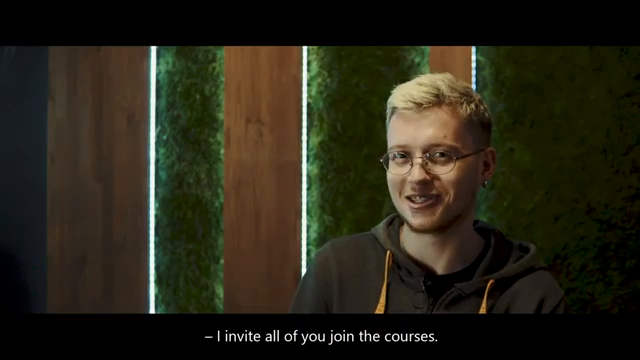
#> input picture frame 65 of Face-Detect-python/anton-orig.mp4, 640 x 360 px, given in place of paralect.mp4, which was not available
$ python main.py
#> lines starting #> are read from the running program, lines starting #| are printed output that depends on the picture; after the words box and inside, x2 and y2 are one past the last pixel; in counts of white or black regions, pixels touching at a corner belong together; pictures that were not available may be replaced by others from this repository, and a replacement may not be noted
import cv2 as cv

# Load Haar cascade classifiers
face_cascade = cv.CascadeClassifier('haarcascade_frontalface_default.xml')
eye_cascade = cv.CascadeClassifier('haarcascade_eye_tree_eyeglasses.xml')

# Capture from video file
video = cv.VideoCapture('paralect.mp4')
while video.isOpened():
    ## Read video frames and convert to grayscale
    _, frame = video.read()
#> frame is the input picture: shape (360, 640, 3); mean B, G, R 22.4, 36.5, 39.6
    gray = cv.cvtColor(frame, cv.COLOR_BGR2GRAY)
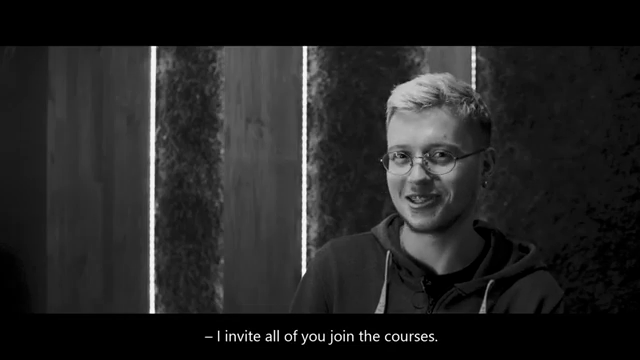
#> gray: shape (360, 640); min 0, max 255, mean 35.8

    ## Find faces using Haar cascade classifier
    faces = face_cascade.detectMultiScale(image= gray, scaleFactor= 1.1, minNeighbors= 4)
#> faces = [[369, 117, 103, 103]]
        # scaleFactor: how much the image size is reduced at each image scale
        # minNeighbors: how many neighbors each candidate rectangle should have to retain it

    # x, y coordinates, w (weight) and h (height) of each "face" rectangle in frame
    for (x, y, w, h) in faces:
        cv.rectangle(frame, (x, y), (x+w, y+h), (255, 0, 0), 2)
        # Get the region of interest: face rectangle sub-image in gray and colored
        roi_gray = gray[y: y+h, x: x+w]
        roi_colored = frame[y: y+h, x: x+w]
        ## Find eyes using Haar cascade classifier
        eyes = eye_cascade.detectMultiScale(roi_gray)
        # x, y coordinates, w (weight) and h (height) of each "eye" rectangle in a face
        for (ex, ey, ew, eh) in eyes:
            cv.rectangle(roi_colored, (ex, ey), (ex+ew, ey+eh), (0, 255, 0), 2)
#> this loop made 1 pass
#> (x, y, w, h, eyes) on pass 1: (369, 117, 103, 103, [[20, 29, 22, 22]])
#> pass 1, `roi_gray = gray[y: y+h, x: x+w]`:
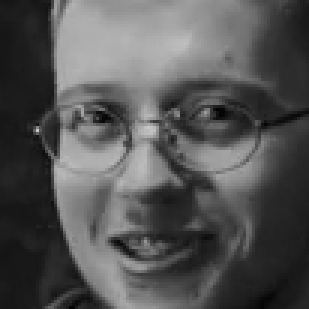
#> roi_gray: shape (103, 103) (shown 3 times larger); min 3, max 198, mean 84.6
#> pass 1, `roi_colored = frame[y: y+h, x: x+w]`:
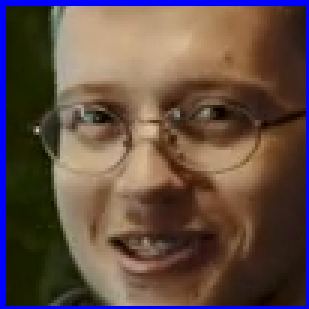
#> roi_colored: shape (103, 103, 3) (shown 3 times larger); mean B, G, R 69.4, 77.5, 98
#> after the loop:
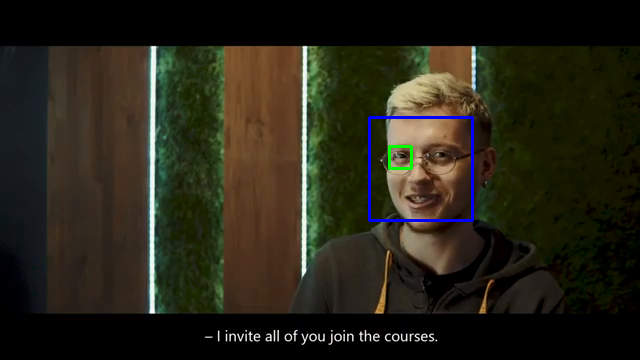
#> frame: shape (360, 640, 3); 0.65% of pixels changed, all inside (x1, y1, x2, y2) = (368, 116, 474, 222)
#> after the loop:
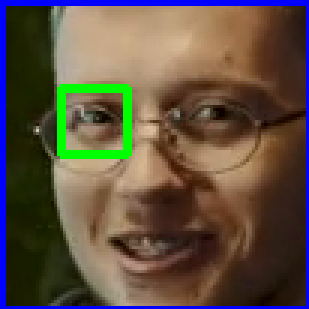
#> roi_colored: shape (103, 103, 3) (shown 3 times larger); 2.45% of pixels changed, all inside (x1, y1, x2, y2) = (19, 28, 44, 53)

    ## Show the output
    cv.imshow('Video', frame)
    if cv.waitKey(10) == 27: break
#> (key Esc is pressed here)

video.release()

$ run again, starting later in the video
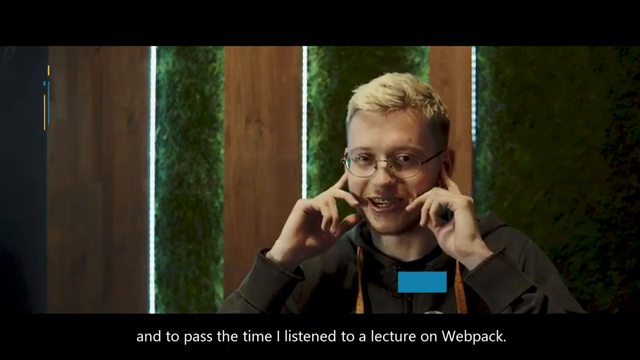
#> input picture frame 293 of Face-Detect-python/anton-orig.mp4, 640 x 360 px, given in place of paralect.mp4, which was not available
#> frame is the input picture: shape (360, 640, 3); mean B, G, R 25.6, 38.8, 42.8
#> `gray = cv.cvtColor(frame, cv.COLOR_BGR2GRAY)`:
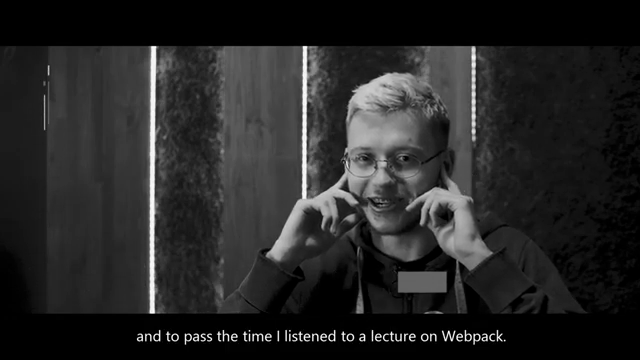
#> gray: shape (360, 640); min 0, max 255, mean 38.5
#> faces = [[332, 120, 102, 102]]
#> the loop `for (x, y, w, h) in faces:` made 1 pass
#> (x, y, w, h, eyes) on pass 1: (332, 120, 102, 102, [[20, 28, 23, 23], [62, 28, 22, 22]])
#> after the loop `for (x, y, w, h) in faces:`:
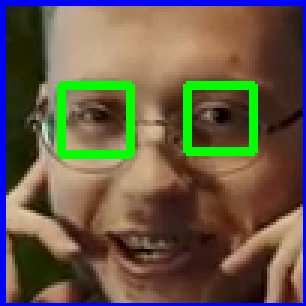
#> roi_colored: shape (102, 102, 3) (shown 3 times larger); mean B, G, R 71.8, 90.4, 102.7

$ run again, starting later in the video
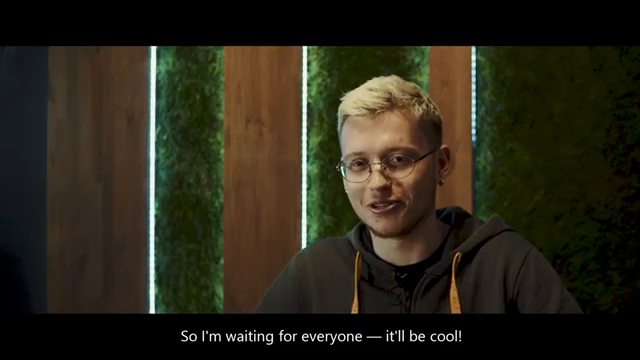
#> input picture frame 521 of Face-Detect-python/anton-orig.mp4, 640 x 360 px, given in place of paralect.mp4, which was not available
#> frame is the input picture: shape (360, 640, 3); mean B, G, R 23.8, 37.4, 41.2
#> `gray = cv.cvtColor(frame, cv.COLOR_BGR2GRAY)`:
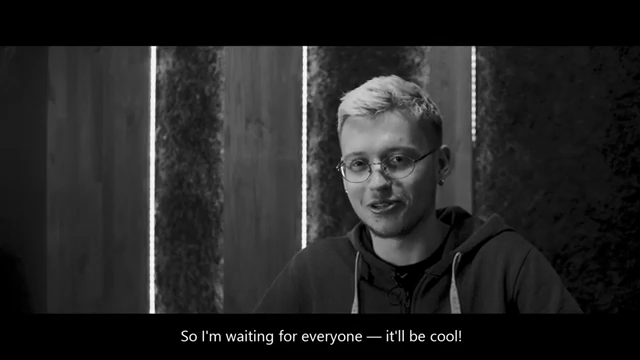
#> gray: shape (360, 640); min 0, max 255, mean 37
#> faces = [[325, 120, 111, 111]]
#> the loop `for (x, y, w, h) in faces:` made 1 pass
#> (x, y, w, h, eyes) on pass 1: (325, 120, 111, 111, [[22, 33, 22, 22]])
#> after the loop `for (x, y, w, h) in faces:`:
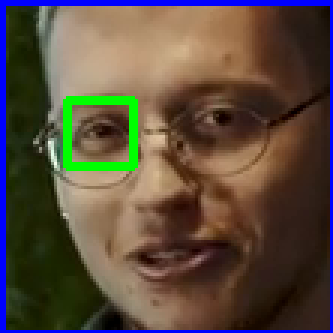
#> roi_colored: shape (111, 111, 3) (shown 3 times larger); mean B, G, R 63.2, 75.7, 89.3
